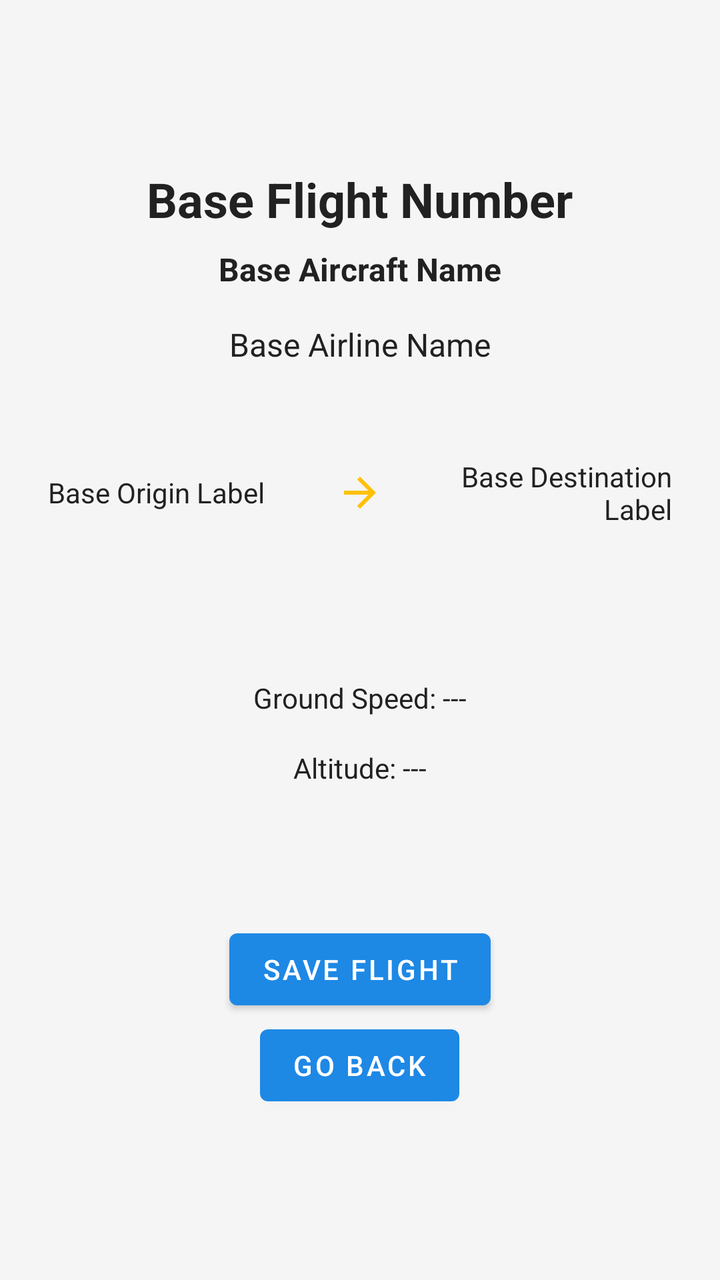
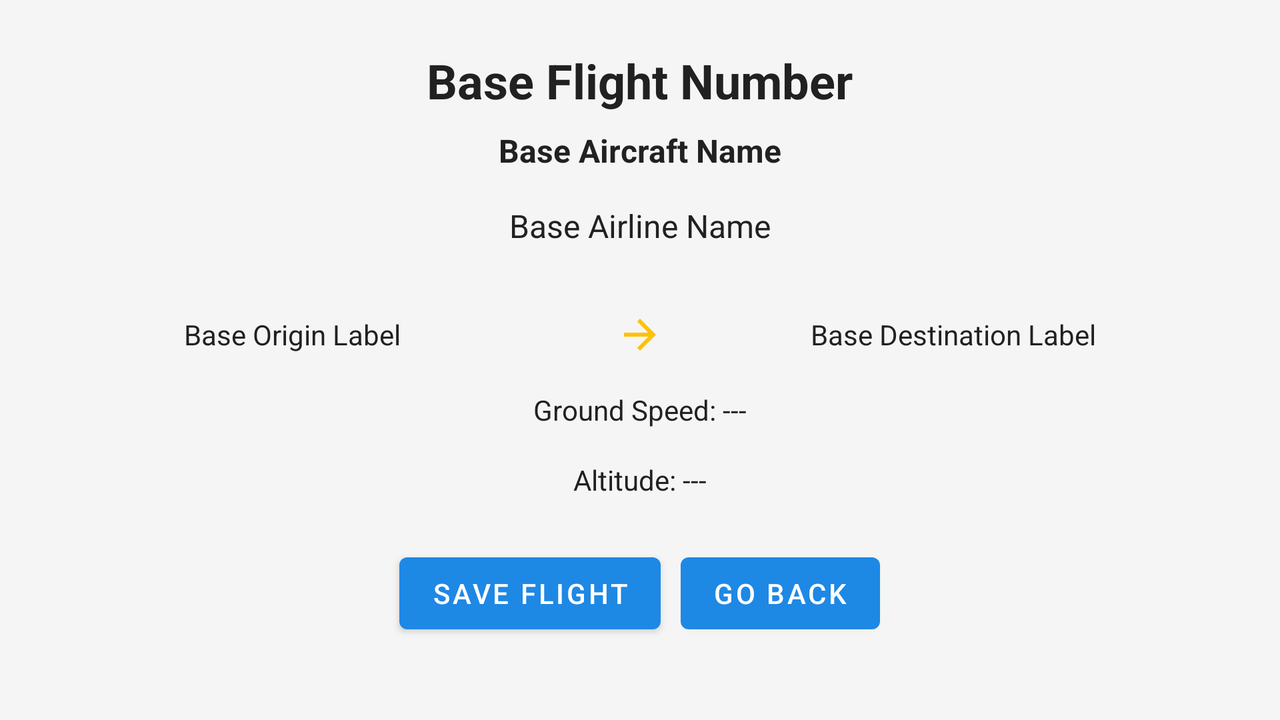

The same Android screen from two of the app's own layout files: first res/layout/ as a phone draws it, then the repository's variant for another configuration, drawn on a device whose configuration selects that folder. Both files follow.
<!-- AndroidManifest.xml: application theme Theme.PlaneSpot -->
<!-- res/layout/activity_enriched_flight.xml -->
<?xml version="1.0" encoding="utf-8"?>
<androidx.constraintlayout.widget.ConstraintLayout xmlns:android="http://schemas.android.com/apk/res/android"
    xmlns:app="http://schemas.android.com/apk/res-auto"
    xmlns:tools="http://schemas.android.com/tools"
    android:id="@+id/main"
    android:layout_width="match_parent"
    android:layout_height="match_parent"
    tools:context=".ui.detail.EnrichedFlightActivity">

    <LinearLayout
        android:layout_width="match_parent"
        android:layout_height="match_parent"
        android:orientation="vertical"
        android:padding="24dp">

        <Space
            android:layout_width="match_parent"
            android:layout_height="0dp"
            android:layout_weight="1" />

        <TextView
            android:id="@+id/flight_number"
            android:layout_width="wrap_content"
            android:layout_height="wrap_content"
            android:layout_gravity="center_horizontal"
            android:textSize="24sp"
            android:textStyle="bold"
            android:text="@string/flight_number"
            android:paddingBottom="8dp" />

        <TextView
            android:id="@+id/aircraft_name"
            android:layout_width="wrap_content"
            android:layout_height="wrap_content"
            android:layout_gravity="center_horizontal"
            android:textSize="16sp"
            android:textStyle="bold"
            android:text="@string/aircraft_name"
            android:paddingBottom="16dp" />

        <TextView
            android:id="@+id/airline_name"
            android:layout_width="wrap_content"
            android:layout_height="wrap_content"
            android:layout_gravity="center_horizontal"
            android:textSize="16sp"
            android:text="@string/airline_name"
            android:paddingBottom="16dp" />

        <Space
            android:layout_width="match_parent"
            android:layout_height="0dp"
            android:layout_weight=".5" />

        <LinearLayout
            android:layout_width="match_parent"
            android:layout_height="wrap_content"
            android:orientation="horizontal"
            android:gravity="center_vertical"
            android:paddingBottom="8dp">

            <TextView
                android:id="@+id/origin"
                android:layout_width="0dp"
                android:layout_height="wrap_content"
                android:layout_weight="1"
                android:gravity="start"
                android:text="@string/origin" />

            <ImageView
                android:id="@+id/arrowIcon"
                android:contentDescription="@string/arrow_icon"
                android:layout_width="wrap_content"
                android:layout_height="wrap_content"
                android:src="@drawable/outline_arrow_forward_24"
                android:paddingHorizontal="8dp" />

            <TextView
                android:id="@+id/destination"
                android:layout_width="0dp"
                android:layout_height="wrap_content"
                android:layout_weight="1"
                android:gravity="end"
                android:text="@string/destination" />
        </LinearLayout>

        <Space
            android:layout_width="match_parent"
            android:layout_height="0dp"
            android:layout_weight="1" />

        <LinearLayout
            android:layout_width="match_parent"
            android:layout_height="wrap_content"
            android:orientation="vertical"
            android:gravity="center">

            <LinearLayout
                android:layout_width="match_parent"
                android:layout_height="wrap_content"
                android:orientation="horizontal"
                android:gravity="center_horizontal">


                <TextView
                    android:id="@+id/flight_speed"
                    android:layout_width="wrap_content"
                    android:layout_height="wrap_content"
                    android:layout_gravity="center_horizontal"
                    android:text="@string/flight_speed_unknown"
                    android:padding="8dp" />

            </LinearLayout>



            <LinearLayout
                android:layout_width="match_parent"
                android:layout_height="wrap_content"
                android:orientation="horizontal"
                android:gravity="center_horizontal">


                <TextView
                    android:id="@+id/flight_altitude"
                    android:layout_width="wrap_content"
                    android:layout_height="wrap_content"
                    android:layout_gravity="center_horizontal"
                    android:text="@string/flight_altitude_unknown"
                    android:padding="8dp" />

            </LinearLayout>

        </LinearLayout>

        <Space
            android:layout_width="match_parent"
            android:layout_height="0dp"
            android:layout_weight="1" />

        <LinearLayout
            android:layout_width="match_parent"
            android:layout_height="wrap_content"
            android:orientation="vertical"
            android:gravity="center">

            <Button
                android:id="@+id/save_button"
                android:layout_width="wrap_content"
                android:layout_height="wrap_content"
                android:text="@string/save_button" />

            <Button
                android:id="@+id/back_button"
                android:layout_width="wrap_content"
                android:layout_height="wrap_content"
                android:text="@string/back_button" />

        </LinearLayout>

        <Space
            android:layout_width="match_parent"
            android:layout_height="0dp"
            android:layout_weight="1" />

    </LinearLayout>

</androidx.constraintlayout.widget.ConstraintLayout>
<!-- resources referenced by this layout -->
<resources>
  <!-- drawable outline_arrow_forward_24 (drawable) -->
  <vector xmlns:android="http://schemas.android.com/apk/res/android" android:autoMirrored="true" android:height="24dp" android:tint="@color/colorSecondary" android:viewportHeight="960" android:viewportWidth="960" android:width="24dp">
        
      <path android:fillColor="@android:color/white" android:pathData="M647,520L160,520L160,440L647,440L423,216L480,160L800,480L480,800L423,744L647,520Z"/>
      
  </vector>
  <string name="aircraft_name">Base Aircraft Name</string>
  <string name="airline_name">Base Airline Name</string>
  <string name="arrow_icon">Arrow Icon</string>
  <string name="back_button">Go Back</string>
  <string name="destination">Base Destination Label</string>
  <string name="flight_altitude_unknown">Altitude: ---</string>
  <string name="flight_number">Base Flight Number</string>
  <string name="flight_speed_unknown">Ground Speed: ---</string>
  <string name="origin">Base Origin Label</string>
  <string name="save_button">Save Flight</string>
  <style name="Theme.PlaneSpot" parent="Theme.MaterialComponents.DayNight.NoActionBar">
          <item name="colorPrimary">@color/colorPrimary</item>
          <item name="colorPrimaryVariant">@color/colorPrimaryVariant</item>
          <item name="colorOnPrimary">@color/colorOnPrimary</item>
          <item name="colorSecondary">@color/colorSecondary</item>
          <item name="colorOnSecondary">@color/colorOnSecondary</item>
          <item name="android:colorBackground">@color/colorBackground</item>
          <item name="colorSurface">@color/colorSurface</item>
          <item name="colorOnSurface">@color/colorTextPrimary</item>
          <item name="android:statusBarColor">@color/colorOnPrimary</item>
          <item name="android:navigationBarColor">@color/colorOnPrimary</item>
          <item name="android:textColor">@color/colorTextPrimary</item>
          <item name="android:textColorSecondary">@color/colorTextSecondary</item>
      </style>
  <color name="colorSecondary">#FFC107</color>
  <color name="colorPrimary">#1E88E5</color>
  <color name="colorPrimaryVariant">#1565C0</color>
  <color name="colorOnPrimary">#FFFFFF</color>
  <color name="colorOnSecondary">#000000</color>
  <color name="colorBackground">#F5F5F5</color>
  <color name="colorSurface">#FFFFFF</color>
  <color name="colorTextPrimary">#212121</color>
  <color name="colorTextSecondary">#757575</color>
</resources>
<!-- res/layout-land/activity_enriched_flight.xml (the repository's variant of the layout above) -->
<!-- drawn on the phone turned sideways -->
<?xml version="1.0" encoding="utf-8"?>
<androidx.constraintlayout.widget.ConstraintLayout xmlns:android="http://schemas.android.com/apk/res/android"
    xmlns:app="http://schemas.android.com/apk/res-auto"
    xmlns:tools="http://schemas.android.com/tools"
    android:id="@+id/main"
    android:layout_width="match_parent"
    android:layout_height="match_parent"
    tools:context=".ui.detail.EnrichedFlightActivity"
    tools:ignore="MissingDefaultResource">

    <LinearLayout
        android:layout_width="match_parent"
        android:layout_height="match_parent"
        android:orientation="vertical"
        android:padding="24dp">


        <TextView
            android:id="@+id/flight_number"
            android:layout_width="wrap_content"
            android:layout_height="wrap_content"
            android:layout_gravity="center_horizontal"
            android:textSize="24sp"
            android:textStyle="bold"
            android:text="@string/flight_number"
            android:paddingBottom="8dp" />

        <TextView
            android:id="@+id/aircraft_name"
            android:layout_width="wrap_content"
            android:layout_height="wrap_content"
            android:layout_gravity="center_horizontal"
            android:textSize="16sp"
            android:textStyle="bold"
            android:text="@string/aircraft_name"
            android:paddingBottom="16dp" />

        <TextView
            android:id="@+id/airline_name"
            android:layout_width="wrap_content"
            android:layout_height="wrap_content"
            android:layout_gravity="center_horizontal"
            android:textSize="16sp"
            android:text="@string/airline_name"
            android:paddingBottom="16dp" />

        <Space
            android:layout_width="match_parent"
            android:layout_height="0dp"
            android:layout_weight=".5" />

        <LinearLayout
            android:layout_width="match_parent"
            android:layout_height="wrap_content"
            android:orientation="horizontal"
            android:gravity="center_vertical"
            android:padding="8dp">


            <TextView
                android:id="@+id/origin"
                android:layout_width="0dp"
                android:layout_height="wrap_content"
                android:layout_weight="1"
                android:gravity="start"
                android:text="@string/origin"
                android:paddingEnd="60dp"
                android:paddingStart="60dp"/>

            <ImageView
                android:id="@+id/arrowIcon"
                android:contentDescription="@string/arrow_icon"
                android:layout_width="wrap_content"
                android:layout_height="wrap_content"
                android:src="@drawable/outline_arrow_forward_24"
                android:paddingHorizontal="8dp"/>

            <TextView
                android:id="@+id/destination"
                android:layout_width="0dp"
                android:layout_height="wrap_content"
                android:layout_weight="1"
                android:gravity="end"
                android:text="@string/destination"
                android:paddingEnd="60dp"
                android:paddingStart="60dp"/>
        </LinearLayout>


        <LinearLayout
            android:layout_width="match_parent"
            android:layout_height="wrap_content"
            android:orientation="vertical"
            android:gravity="center">

            <LinearLayout
                android:layout_width="match_parent"
                android:layout_height="wrap_content"
                android:orientation="horizontal"
                android:gravity="center_horizontal">


                <TextView
                    android:id="@+id/flight_speed"
                    android:layout_width="wrap_content"
                    android:layout_height="wrap_content"
                    android:layout_gravity="center_horizontal"
                    android:text="@string/flight_speed_unknown"
                    android:padding="8dp" />

            </LinearLayout>



            <LinearLayout
                android:layout_width="match_parent"
                android:layout_height="wrap_content"
                android:orientation="horizontal"
                android:gravity="center_horizontal">


                <TextView
                    android:id="@+id/flight_altitude"
                    android:layout_width="wrap_content"
                    android:layout_height="wrap_content"
                    android:layout_gravity="center_horizontal"
                    android:text="@string/flight_altitude_unknown"
                    android:padding="8dp" />

            </LinearLayout>

        </LinearLayout>

        <Space
            android:layout_width="match_parent"
            android:layout_height="0dp"
            android:layout_weight="1" />

        <LinearLayout
            android:layout_width="match_parent"
            android:layout_height="wrap_content"
            android:gravity="center"
            android:orientation="horizontal">

            <Button
                android:id="@+id/save_button"
                android:layout_width="wrap_content"
                android:layout_height="wrap_content"
                android:text="@string/save_button" />

            <Space
                android:layout_width="10dp"
                android:layout_height="0dp"/>

            <Button
                android:id="@+id/back_button"
                android:layout_width="wrap_content"
                android:layout_height="wrap_content"
                android:text="@string/back_button" />

        </LinearLayout>

        <Space
            android:layout_width="match_parent"
            android:layout_height="0dp"
            android:layout_weight="1" />

    </LinearLayout>

</androidx.constraintlayout.widget.ConstraintLayout>
